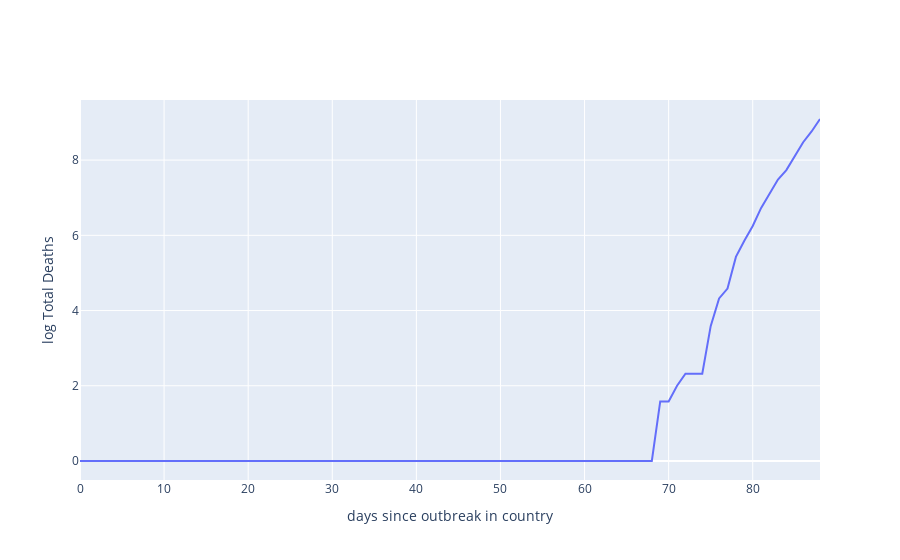

Notebook cell for this chart:
### Code cell
trace = go.Scatter(x=x,
        y=log2_deaths,
        name = item,
        )

Layout = go.Layout(xaxis=dict(showgrid=True, zeroline=True, showticklabels=True),
                   yaxis=dict(showgrid=True, zeroline=True, showticklabels=True),
                   xaxis_title="days since outbreak in country",
                   yaxis_title=" log Total Deaths",
                    )

fig = go.Figure(data=trace, layout=Layout)
fig

### Figure 1 — Plotly figure (JSON) as saved in the notebook; plotly's stock layout.template omitted (floating-point values rounded to 4 significant figures)
{"data": [{"name": "546", "type": "scatter", "x": [0, 1, 2, 3, 4, 5, 6, 7, 8, 9, 10, 11, 12, 13, 14, 15, 16, 17, 18, 19, 20, 21, 22, 23, 24, 25, 26, 27, 28, 29, 30, 31, 32, 33, 34, 35, 36, 37, 38, 39, 40, 41, 42, 43, 44, 45, 46, 47, 48, 49, 50, 51, 52, 53, 54, 55, 56, 57, 58, 59, 60, 61, 62, 63, 64, 65, 66, 67, 68, 69, 70, 71, 72, 73, 74, 75, 76, 77, 78, 79, 80, 81, 82, 83, 84, 85, 86, 87, 88], "y": [0, 0, 0, 0, 0, 0, 0, 0, 0, 0, 0, 0, 0, 0, 0, 0, 0, 0, 0, 0, 0, 0, 0, 0, 0, 0, 0, 0, 0, 0, 0, 0, 0, 0, 0, 0, 0, 0, 0, 0, 0, 0, 0, 0, 0, 0, 0, 0, 0, 0, 0, 0, 0, 0, 0, 0, 0, 0, 0, 0, 0, 0, 0, 0, 0, 0, 0, 0, 0, 1.585, 1.585, 2, 2.322, 2.322, 2.322, 3.585, 4.322, 4.585, 5.426, 5.858, 6.248, 6.728, 7.087, 7.484, 7.735, 8.109, 8.476, 8.762, 9.093]}], "layout": {"xaxis": {"showgrid": true, "showticklabels": true, "title": {"text": "days since outbreak in country"}, "zeroline": true}, "yaxis": {"showgrid": true, "showticklabels": true, "title": {"text": " log Total Deaths"}, "zeroline": true}}}
